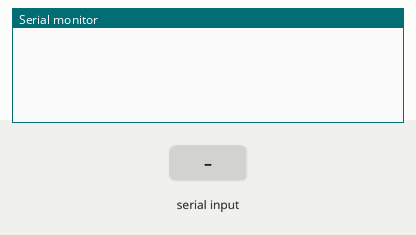
Bench run of a sketch on a simulated Arduino Uno, built with avr-gcc and run on an emulated ATmega328P. On the bench: the last lines printed to the serial monitor. The test bench sets the inputs (shaded band).

Above: at 1.2 s.
1.3 s: "90,45\n" received over Serial
At 2.1 s:
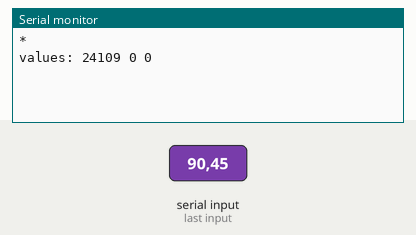
2.8 s: byte 32 (32) received over Serial
At 4.2 s:
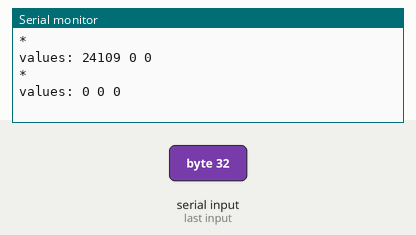
4.3 s: "30,150\n" received over Serial
At 5.6 s:
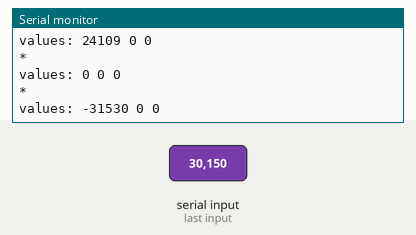

Measured:
- after the input at 1.3 s, the serial monitor: prints a new line at once (image 1)
- after the input at 2.8 s, the serial monitor: prints a new line after 1.0 s (image 2)
- after the input at 4.3 s, the serial monitor: prints a new line at once (image 3)

The sketch:

multidimensional_circumnavigation.ino
```cpp
char assembledBytes[17];

const byte dimensions = 3;
int values[dimensions];

void setup() {
  Serial.begin(9600);
}

void loop() {
  // Serial.print(Serial.available());

  if (Serial.available()) {
    // Serial.println("running");
    assembleBytes();
    Serial.println("*");
    processBytes();
    printValues();
  }
}

void printValues() {
  Serial.print("values:");

  for (unsigned int i = 0; i < dimensions; i++) {
    Serial.print(" " + String(values[i]));
  }

  Serial.println();
}

void processBytes() {
  unsigned int currentByte;
  unsigned int value = 0,
                bufferIndex = 0,
                valueIndex = 0;

  while (valueIndex < dimensions) {
    currentByte = assembledBytes[bufferIndex];

    if (currentByte == 32 || currentByte == '\0') {
      // Serial.println("capturing value: " + String(value));
      values[valueIndex] = value;
      valueIndex++;
      value = 0;
    } else {
      value = value*10 + (currentByte - '0');
    }

    if (currentByte == '\0') {
      // Serial.println("breaking");
      break;
    }

    bufferIndex++;
  }
}

void assembleBytes() {
  // Serial.println("reading buffer");
  int i = Serial.readBytesUntil('\n', assembledBytes, sizeof(assembledBytes) - 1);
  assembledBytes[i] = '\0';
  // Serial.println("cutting buffer at index: " + String(i));
}

void loadValues() {
  // my unsuccessful attempt at readBytesUntil()

  int i = 0;
  int currentByte;

  // oddly, the correct values are ONLY returned if all three Serial.println statements are included

  while (Serial.available()) {
    Serial.println("queue length -> " + String(Serial.available()));

    currentByte = Serial.read();
    Serial.println("value -> " + String(currentByte));

    if (currentByte == (13||10) || i >= dimensions) {
      // Serial.println("breaking");
      break;
    }
    if (currentByte == 32) continue;

    Serial.println("index: " + String(i));
    // values[i] = currentByte;
    i++;
  }
}
```
